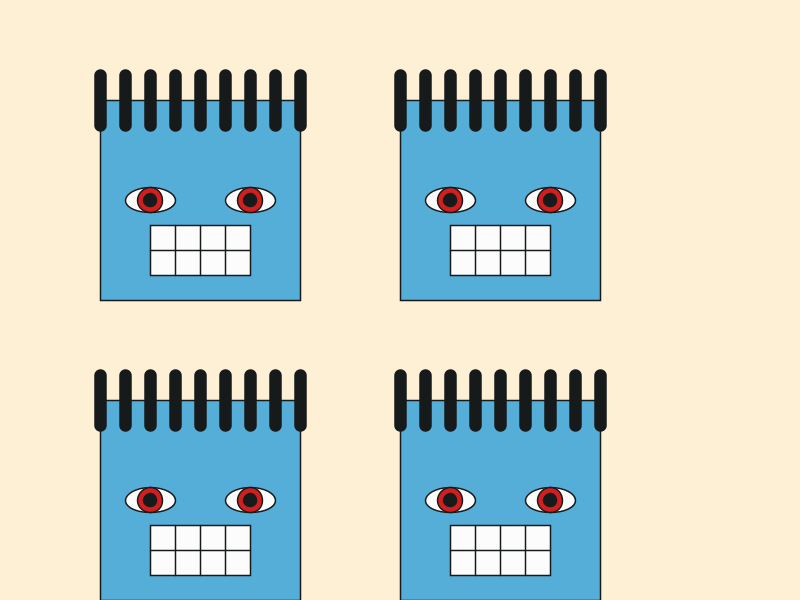
Frame 1 (no input)
Frame 60 (the mouse pressed at the canvas centre just before this capture): identical to frame 1, image omitted
Frame 120 (the mouse held since frame 60 and released just before this capture): identical to frame 1, image omitted

The Processing sketch that drew this single still picture (run headless with seeded random() and noise(); from frame 60 on, the mouse is pressed at the canvas centre):

// Processing sketch: U1_Checkpoint_1C_sketch
// ── U1_Checkpoint_1C_sketch.pde
//Sophia Song
//Feb 4 2025

color beige = #fdf0d5;
color red = #D11E1E;
color black = #171A1A;
color blue = #55AED8;
color white = #FCFCFC;

void setup() {
  size(800, 600);
}

void draw() {
  background(beige);

  face(100, 100, 0.5); //x, y
  face(400, 400, 0.5);
  face(100, 400, 0.5);
  face(400, 100, 0.5);
}


void face(int x, int y, float s) {
  pushMatrix();
  translate(x, y);
  //rotate(PI/4);
  scale(s);
  skin();
  hair();
  eye(100, 200);  //left
  eye(300, 200);  //right
  mouth();
  popMatrix();
}

void skin() {
  fill(blue);
  stroke(black);
  strokeWeight(3);
  rect(0, 0, 400, 400);
}

void hair() {
  strokeWeight(25);
  int x = 0;
  while (x <= 400) {
    line(x, -50, x, 50);
    x = x + 50;
  }
}

void eye(int x, int y) {
  strokeWeight(3);
  fill(white);
  ellipse(x, y, 100, 50);
  fill(red);
  circle(x, y, 50);
  fill(black);
  circle(x, y, 25);
}

void mouth() {
  fill(white);
  rect(100, 250, 200, 100);
  line(100, 300, 300, 300);
  line(150, 250, 150, 350);
  line(200, 250, 200, 350);
  line(250, 250, 250, 350);
}
